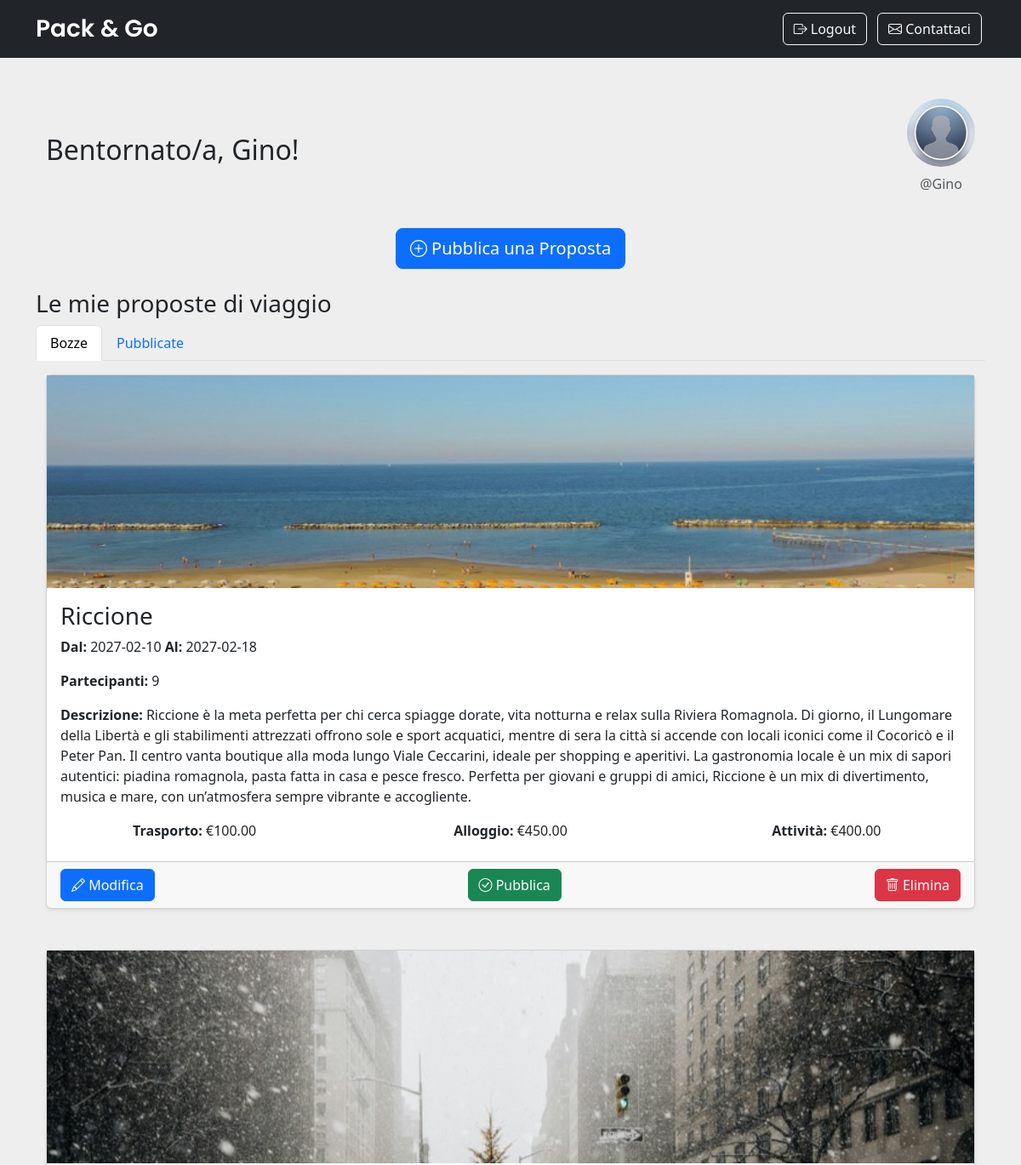
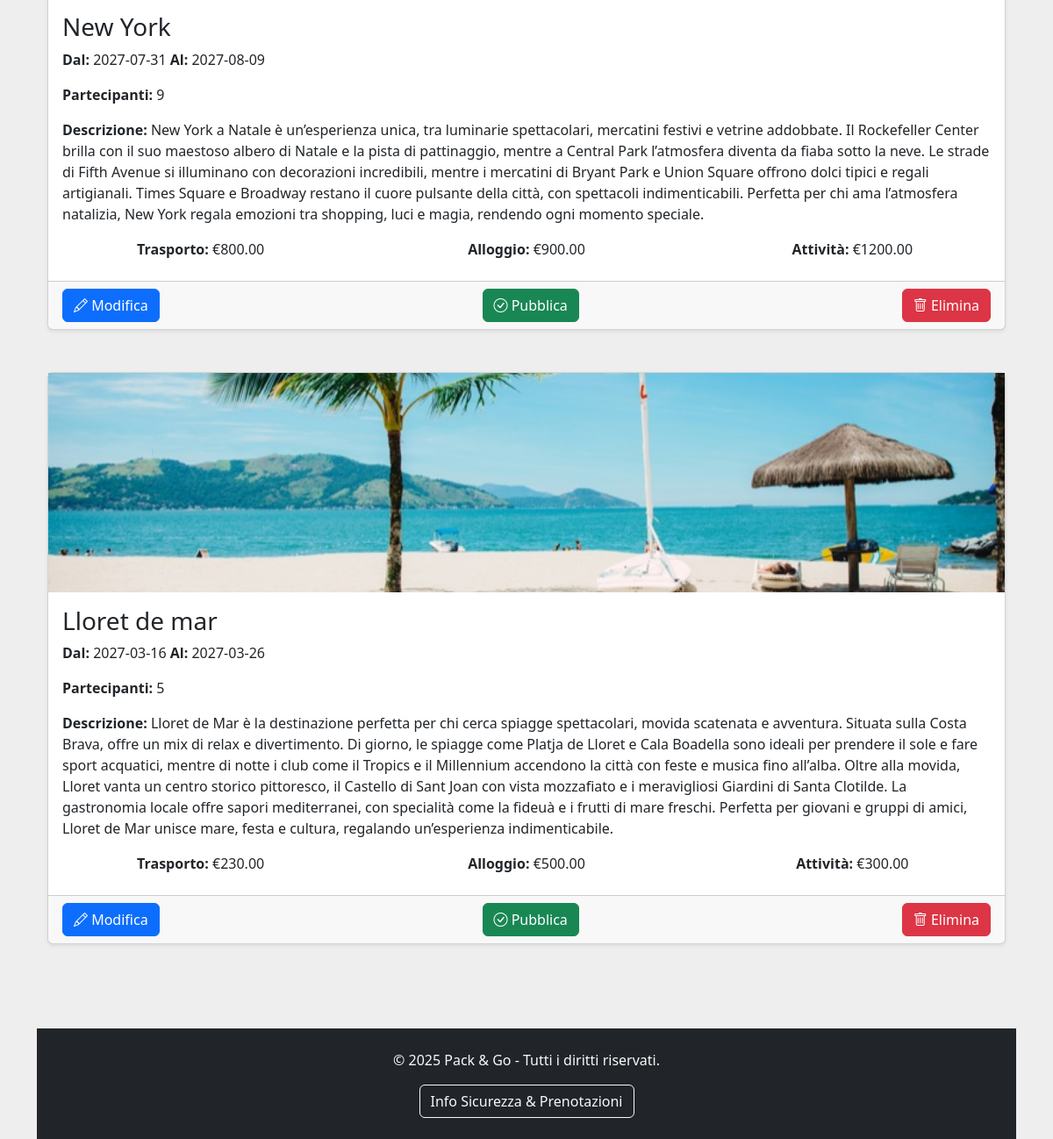
The page /dashboard (signed in) on the database its author committed (2 pictures, top to bottom).
### tables this page shows
CREATE TABLE "utenti" (
	"id"	INTEGER,
	"username"	TEXT NOT NULL UNIQUE,
	"password"	TEXT NOT NULL,
	"tipo_utente"	INTEGER NOT NULL,
	"nome"	TEXT,
	"immagine_profilo"	TEXT,
	PRIMARY KEY("id" AUTOINCREMENT)
);

CREATE TABLE "proposte_viaggio" (
	"id"	INTEGER,
	"id_coordinatore"	INTEGER NOT NULL,
	"destinazione"	TEXT NOT NULL,
	"data_inizio"	TEXT NOT NULL,
	"data_fine"	TEXT NOT NULL,
	"num_massimo"	INTEGER NOT NULL,
	"descrizione"	TEXT NOT NULL,
	"budget_trasporto"	REAL,
	"budget_alloggio"	REAL,
	"budget_attivita"	REAL,
	"stato"	INTEGER NOT NULL,
	"immagine"	TEXT,
	PRIMARY KEY("id" AUTOINCREMENT),
	FOREIGN KEY("id_coordinatore") REFERENCES "utenti"("id")
);

### app.py (the view, shortened to what this page needs)
@app.route('/dashboard')
@login_required
def dashboard():
    if current_user.tipo_utente == 1:  # Coordinatore
        bozze = proposte_viaggio_dao.get_bozze_by_coordinatore(current_user.id)
        pubblicate = proposte_viaggio_dao.get_pubblicate_by_coordinatore(current_user.id)
        prenotazioni = prenotazioni_dao.get_prenotazioni_by_viaggiatore(current_user.id)
        return render_template('coordinatore.html', bozze=bozze, pubblicate=pubblicate, prenotazioni=prenotazioni)
    flash("Errore: Tipo utente non riconosciuto.", "danger")
    return redirect(url_for('home'))

### app.py (called while the page is built)
@login_manager.user_loader
def load_user(user_id):
    db_user = utenti_dao.get_user_by_id(user_id)        # Ottiene un utente dal database
    return User(
    id=db_user['id'],
    username=db_user['username'],
    password=db_user['password'],
    tipo_utente=db_user['tipo_utente'],
    nome=db_user['nome'],
    immagine_profilo=db_user['immagine_profilo']
) if db_user else None                                  # Restituisce un oggetto User se l'utente esiste, altrimenti None

### prenotazioni_dao.py (called while the page is built)
def get_prenotazioni_by_viaggiatore(id_viaggiatore):
    conn = sqlite3.connect(DB_PATH)
    conn.row_factory = sqlite3.Row
    cursor = conn.cursor()
    sql = '''SELECT * FROM prenotazioni WHERE id_viaggiatore = ?'''
    cursor.execute(sql, (id_viaggiatore,))
    prenotazioni = cursor.fetchall()
    cursor.close()
    conn.close()
    return prenotazioni

### proposte_viaggio_dao.py (called while the page is built)
def get_bozze_by_coordinatore(id_coordinatore):
    conn = sqlite3.connect(DB_PATH)
    conn.row_factory = sqlite3.Row
    cursor = conn.cursor()
    sql = 'SELECT * FROM proposte_viaggio WHERE id_coordinatore = ? AND stato = 0'
    cursor.execute(sql, (id_coordinatore,))
    bozze = cursor.fetchall()
    cursor.close()
    conn.close()
    return bozze

def get_pubblicate_by_coordinatore(id_coordinatore):
    conn = sqlite3.connect(DB_PATH)
    conn.row_factory = sqlite3.Row
    cursor = conn.cursor()
    sql = 'SELECT * FROM proposte_viaggio WHERE id_coordinatore = ? AND stato = 1'
    cursor.execute(sql, (id_coordinatore,))
    pubblicate = cursor.fetchall()
    cursor.close()
    conn.close()
    return pubblicate

### utenti_dao.py (called while the page is built)
def get_user_by_id(id):
    conn = sqlite3.connect(DB_PATH)
    conn.row_factory = sqlite3.Row
    cursor = conn.cursor()
    sql = 'SELECT * FROM utenti WHERE id = ?'   # Query che prende tutti i campi dell'utente con l'id specificato
    cursor.execute(sql, (id,))                  # Cursor.execute() accetta una tupla come secondo argomento quindi (id,) è una tupla con un solo elemento, per questo serve la virgola
    user = cursor.fetchone()
    cursor.close()
    conn.close()
    return user

### templates/coordinatore.html (shortened to what this page needs)
{% extends "base.html" %}
{% block navbar_buttons %}
<li class="nav-item">
    <a href="{{ url_for('logout') }}" class="btn btn-outline-light mx-2">
        <i class="bi bi-box-arrow-right"></i> Logout
    </a>
</li>
{% endblock %}
{% block content %}
<div class="container mt-5">
    <div class="d-flex justify-content-between align-items-center mb-4">
        <div>
            <h2 class="text-start">Bentornato/a, {{ current_user.nome }}!</h2>
        </div>
        <div class="text-center">
            <img src="{{ url_for('static', filename='uploads/profili/' ~ (current_user.immagine_profilo or 'default_pro_pic.jpg')) }}"
                alt="Immagine Profilo" class="img-fluid rounded-circle" width="80">
            <p class="text-muted mt-2">@{{ current_user.username }}</p>
        </div>
    </div>
</div>
<div class="text-center mb-4">
    <button type="button" class="btn btn-primary btn-lg" data-bs-toggle="modal" data-bs-target="#aggiungiPropostaModal">
        <i class="bi bi-plus-circle"></i> Pubblica una Proposta
    </button>
</div>
<h3>Le mie proposte di viaggio</h3>
<ul class="nav nav-tabs" id="proposteTabs">
    <li class="nav-item">
        <a class="nav-link active" id="bozze-tab" data-bs-toggle="tab" href="#bozze">Bozze</a>
    </li>
    <li class="nav-item">
        <a class="nav-link" id="pubblicate-tab" data-bs-toggle="tab" href="#pubblicate">Pubblicate</a>
    </li>
</ul>
<div class="tab-content mt-3">
    <div class="tab-pane fade show active" id="bozze">
        {% if bozze %}
            <div class="container">
                {% for proposta in bozze %}
                    <div class="card shadow-sm mb-4">
                        <img src="{{ url_for('static', filename='uploads/proposte/' ~ (proposta.immagine or 'default_travel_pic.jpg')) }}"
                            alt="Immagine Proposta" class="img-fluid w-100" style="max-height: 250px; object-fit: cover;">
                        <div class="card-body">
                            <h3 class="card-title">{{ proposta.destinazione }}</h3>
                            <p class="card-text"><strong>Dal:</strong> {{ proposta.data_inizio }} <strong>Al:</strong> {{ proposta.data_fine }}</p>
                            <p class="card-text"><strong>Partecipanti:</strong> {{ proposta.num_massimo }}</p>
                            <p class="card-text"><strong>Descrizione:</strong> {{ proposta.descrizione }}</p>
                        </div>
                        <div class="row text-center">
                            <div class="col-md-4"><strong>Trasporto:</strong> €{{ "%.2f"|format(proposta.budget_trasporto or 0) }}</div>
                            <div class="col-md-4"><strong>Alloggio:</strong> €{{ "%.2f"|format(proposta.budget_alloggio or 0) }}</div>
                            <div class="col-md-4"><strong>Attività:</strong> €{{ "%.2f"|format(proposta.budget_attivita or 0) }}</div>
                        </div>
                        <br>
                        <div class="card-footer d-flex justify-content-between">
                            <button class="btn btn-primary" data-bs-toggle="modal" data-bs-target="#modificaPropostaModal{{ proposta.id }}">
                                <i class="bi bi-pencil"></i> Modifica
                            </button>
                            <button class="btn btn-success" data-bs-toggle="modal" data-bs-target="#confirmPublishModal{{ proposta.id }}">
                                <i class="bi bi-check-circle"></i> Pubblica
                            </button>
                            <button class="btn btn-danger" data-bs-toggle="modal" data-bs-target="#confirmDeleteModal{{ proposta.id }}">
                                <i class="bi bi-trash"></i> Elimina
                            </button>
                        </div>
                    </div>
                    <br>
                {% endfor %}
            </div>
        {% else %}
            <p class="text-muted">Nessuna bozza disponibile.</p>
        {% endif %}
    </div>
{% endblock %}

### static/css/style.css (style rules this page uses)
body { position: relative; background-color:#EEEEEE; }

### rows shown on the page
utenti: nome "Gino", immagine_profilo (placeholder picture), username "Gino"
proposte_viaggio: immagine (picture), destinazione "Riccione", data_inizio "2027-02-10", data_fine "2027-02-18", num_massimo "9", descrizione "Riccione è la meta perfetta per chi cerca spiagge dorate, vita notturna e relax sulla Riviera Romagnola. Di giorno, il Lungomare della Libertà e gli stabilimenti attrezzati offrono sole e sport acquatici, mentre di sera la città si accende con locali iconici come il Cocoricò e il Peter Pan. Il centro vanta boutique alla moda lungo Viale Ceccarini, ideale per shopping e aperitivi. La gastronomia locale è un mix di sapori autentici: piadina romagnola, pasta fatta in casa e pesce fresco. Perfetta per giovani e gruppi di amici, Riccione è un mix di divertimento, musica e mare, con un’atmosfera sempre vibrante e accogliente.", budget_trasporto "100.00", budget_alloggio "450.00", budget_attivita "400.00"
proposte_viaggio: immagine (picture), destinazione "New York", data_inizio "2027-07-31", data_fine "2027-08-09", num_massimo "9", descrizione "New York a Natale è un’esperienza unica, tra luminarie spettacolari, mercatini festivi e vetrine addobbate. Il Rockefeller Center brilla con il suo maestoso albero di Natale e la pista di pattinaggio, mentre a Central Park l’atmosfera diventa da fiaba sotto la neve. Le strade di Fifth Avenue si illuminano con decorazioni incredibili, mentre i mercatini di Bryant Park e Union Square offrono dolci tipici e regali artigianali. Times Square e Broadway restano il cuore pulsante della città, con spettacoli indimenticabili. Perfetta per chi ama l’atmosfera natalizia, New York regala emozioni tra shopping, luci e magia, rendendo ogni momento speciale.", budget_trasporto "800.00", budget_alloggio "900.00", budget_attivita "1200.00"
proposte_viaggio: immagine (picture), destinazione "Lloret de mar", data_inizio "2027-03-16", data_fine "2027-03-26", num_massimo "5", descrizione "Lloret de Mar è la destinazione perfetta per chi cerca spiagge spettacolari, movida scatenata e avventura. Situata sulla Costa Brava, offre un mix di relax e divertimento. Di giorno, le spiagge come Platja de Lloret e Cala Boadella sono ideali per prendere il sole e fare sport acquatici, mentre di notte i club come il Tropics e il Millennium accendono la città con feste e musica fino all’alba. Oltre alla movida, Lloret vanta un centro storico pittoresco, il Castello di Sant Joan con vista mozzafiato e i meravigliosi Giardini di Santa Clotilde. La gastronomia locale offre sapori mediterranei, con specialità come la fideuà e i frutti di mare freschi. Perfetta per giovani e gruppi di amici,…", budget_trasporto "230.00", budget_alloggio "500.00", budget_attivita "300.00"
